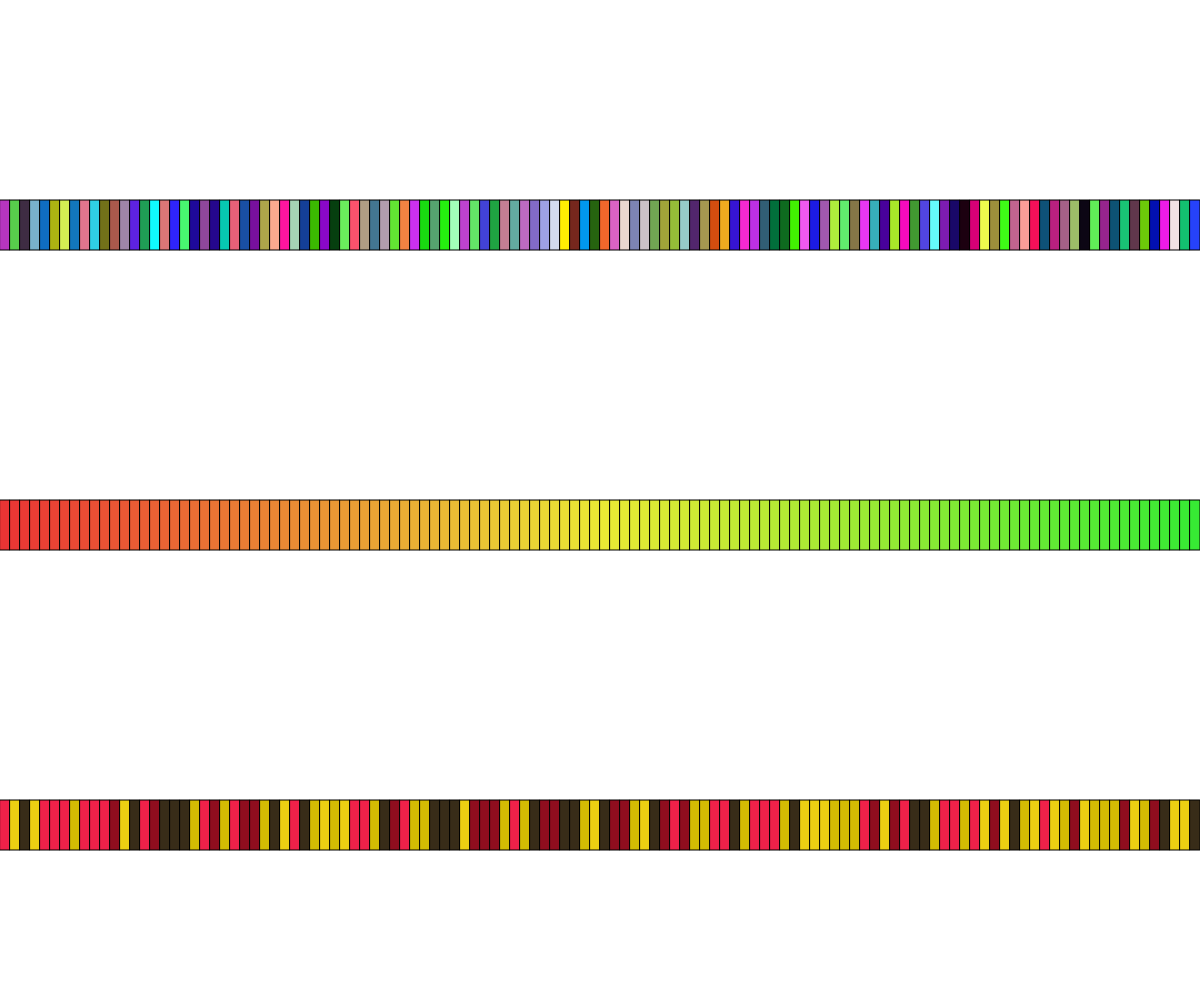
Frame 1 (no input)
Frame 60 (no input): identical to frame 1, image omitted
Frame 120 (the mouse pressed at the canvas centre since frame 60): identical to frame 1, image omitted

The p5.js sketch that drew this single still picture (run headless with seeded random() and noise() and a simulated clock; from frame 60 on, the mouse is pressed at the canvas centre):

// p5.js sketch
// ── sketch.js
// Color Solutions Demo
let rectWidth = 10;
let rectHeight = 50;
let colors = ["#ECCE12", "#D3BB03", "#EF2149", "#900D1E", "#382C18" ];
//let colors = [color(20,30,40),]

function setup() {
  createCanvas(windowWidth, windowHeight);
  drawRowRGB(height * 0.2);
  drawRowHSB(height/2);
  drawRowCustom(height * 0.8);
}

function drawRowCustom(yPos){
  colorMode(RGB);
  let counter = 0;
  for (let x = 0; x < width; x+=rectWidth){
    //fill(colors[counter%5]);
    fill(colors[int(random(colors.length))]);
    rect(x,yPos, rectWidth, rectHeight);
    counter ++;
  }
}

function drawRowHSB(yPos){
  colorMode(HSB, 360);
  for (let x = 0; x < width; x+=rectWidth){
    //fill (HUE,  SATURATION,  BRIGHTNESS)
    fill( x/10 %360 , 280, 330 );
    rect(x,yPos, rectWidth, rectHeight);
  }
}

function drawRowRGB(yPos){
  colorMode(RGB);
  for (let x = 0; x < width; x+=rectWidth){
    fill(random(255),random(255),random(255));
    rect(x,yPos, rectWidth, rectHeight);
  }
}

function draw() {
  //background(220);
}
